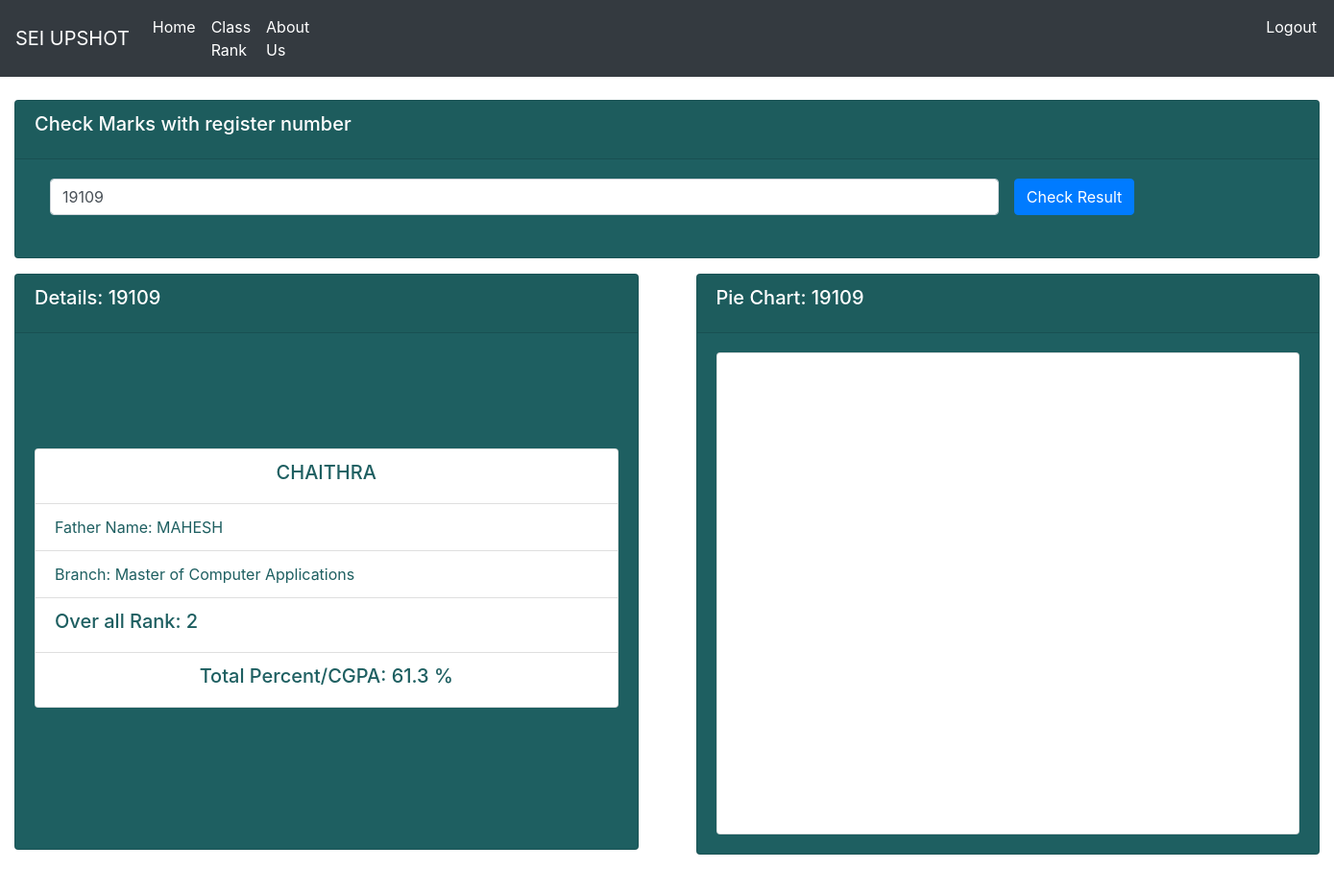
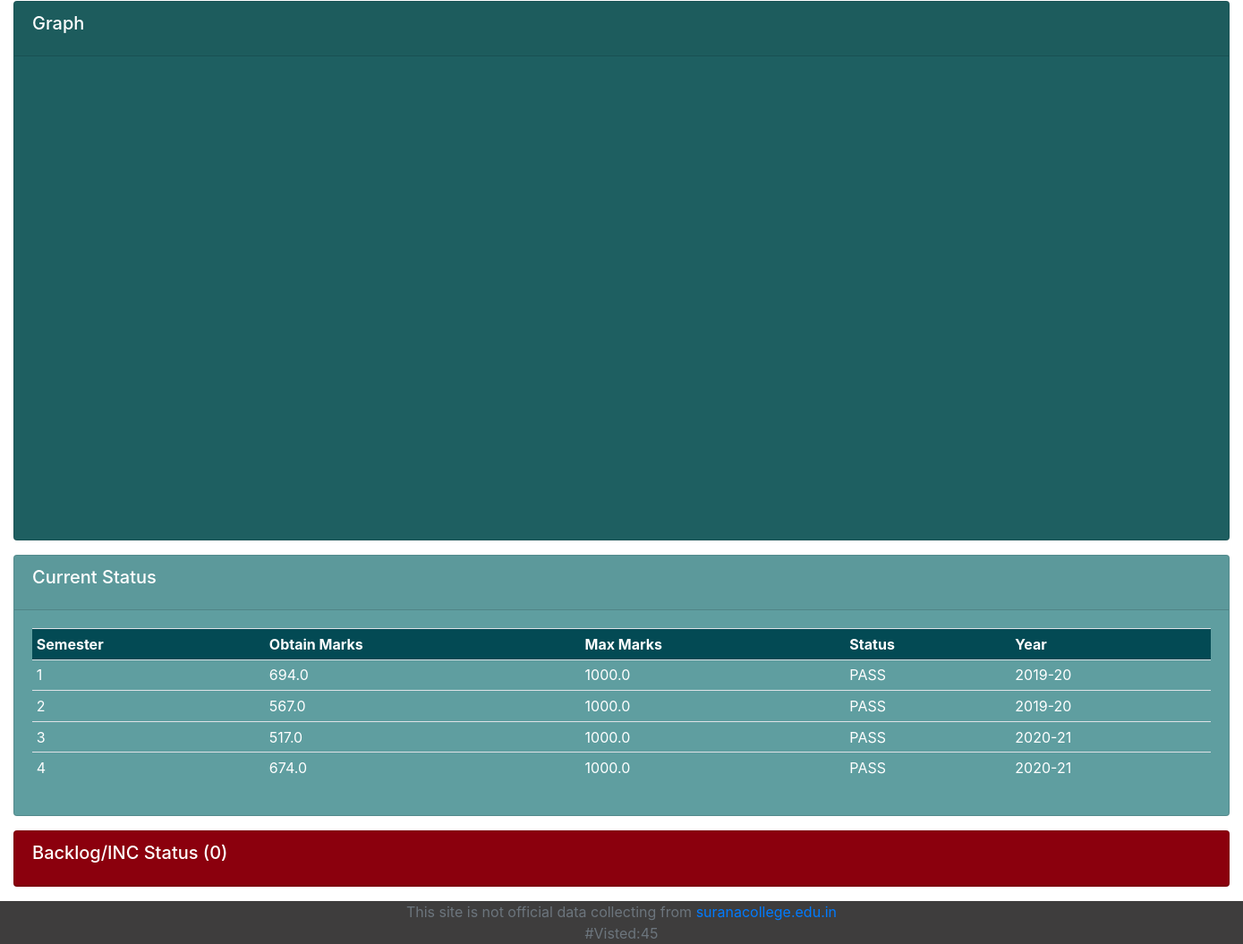
Page /fullResult/19109 on the committed database (2 pictures, top to bottom).
### resultApp/models.py (models this page shows, shortened)
class Student(models.Model):
	roll=models.CharField(max_length=20,primary_key=True)
	name=models.CharField(max_length=30)
	fname=models.CharField(max_length=30)
	course=models.CharField(max_length=30)

class Marks(models.Model):
	roll=models.CharField(max_length=20)
	semester=models.CharField(max_length=20)
	year_of_result=models.CharField(max_length=20)
	obtain_marks=models.FloatField(default=0)
	total_marks=models.FloatField(default=10.0)
	status=models.CharField(max_length=20)
	carry_over_status=models.IntegerField()
	dinank=models.DateTimeField(default=timezone.now)
	def __str__(self):
		return self.roll
	class Meta:
		unique_together = ('roll', 'semester',)

### resultApp/views.py (the view, shortened to what this page needs)
# urls.py: path('fullResult', views.fullResult ,name='fullResult') ,
def fullResult(request, rolln=''):
	msg=''
	studentDetail = ''
	pieData = ''
	rollOrName = ''
	lineData= []
	rank='NA'
	if request.method=='POST' or rolln!='':
		if rolln!='':
			rollOrName = rolln
		else:rollOrName=request.POST.get('rollOrName','')
		try:
			studentDetail=  Student.objects.get(roll=rollOrName)
			if len(rollOrName)==6:
				batch = int(rollOrName[0:2])-1
				branch = int(rollOrName[3])
			else:
				batch = int(rollOrName[0:2])
				branch = int(rollOrName[2])
			allMrakWithRankSorted = getOverAllRank(batch,branch)
			for idx,vlu in enumerate(allMrakWithRankSorted):
				if vlu[0]==rollOrName:rank = idx+1
		except:
			msg="Student {} not exist".format(rollOrName)
		pieData = getAllMarks(rollOrName)
		flag=1
		try:
			allSem = Marks.objects.filter(roll=rollOrName)
			percent = 0
			year = '2019'
			for i in allSem:
				if rollOrName not in rollNoGenerator( int(year[2::]))  :
					percent+=i.obtain_marks
				else:
					percent += i.obtain_marks/i.total_marks
					flag=0
					print("--------------------")
				if len(i.semester)==1 and rollOrName  in rollNoGenerator(int(year[2::])-4):
					lineData.append({'y':i.obtain_marks*2,'label': "* Semester "+i.semester})
				else:
					lineData.append({'y':i.obtain_marks,'label': "Semester "+i.semester})
			percent /=len(allSem)
			print('--->',percent)
			if flag:
				percent = str(round(percent*10/100,2))+'%'
			else:
				percent = str(round(percent*100,2) )+' %'
			print('percent',percent)
		except:
			print("Except2")
		try:
			backlogData = Carryover.objects.filter(roll=rollOrName)
		except:
			print("Except3")
		print('hekkko',allSem)
	context = {
		'percent':percent,
		'msg':msg,
		'studentDetail':studentDetail,
		'pieData':pieData,
		'allSem':allSem,
		'backlogData':backlogData,
		'totalBackLog':'('+str(len(backlogData))+')',
		'visit':countVisitor(),
		'lineData':lineData,
		'rank':rank
	}
	return render(request,'fullResult.html',context)

### resultApp/views.py (called while the page is built)
def countVisitor():
	visitUpdate = Visitor(count=1)
	visitUpdate.save()
	return Visitor.objects.all().count()

def rollNoGenerator(year):
	year=str(year)
	lateral_code='8'
	course_code=['1','2','3']
	linear=62
	lateral=12
	def rollconvert(param):
		if param<10:k='0'+str(param)
		else:k=str(param)
		return str(k)
	roll=[]
	for h in course_code:
		for i in range(1,linear+1):roll.append(year+h+rollconvert(i))
		year=str(int(year)+1)
		for i in range(1,lateral+1):roll.append(year+lateral_code+h+rollconvert(i))
		year=str(int(year)-1)
	return roll

def getAllMarks(roll):
	print(roll)
	allSemMarks = Marks.objects.filter(roll=roll)
	pieData = []
	for i in allSemMarks:
		pieData.append({ 'y': i.obtain_marks, 'name': 'Semester('+i.semester+')' })
		print('sjs',i.obtain_marks)
	return pieData

def getOverAllRank(batch,branch):
	allRoll = rollNoGenerator(batch)[(branch-1)*74 :branch*74]
	DataBase = Marks.objects.filter(roll__in=allRoll)
	allMark= dfd(list)
	for i in DataBase:
		allMark[i.roll].append(round(i.obtain_marks/i.total_marks,3))
	allMrakWithRank= dfd(float)
	for i in allMark:
		allMrakWithRank[i]= round(sum(allMark[i])/len(allMark[i]),5)
	allMrakWithRankSorted = sorted(allMrakWithRank.items(), key= lambda x :x[1], reverse=True)
	return allMrakWithRankSorted

### resultApp/templates/fullResult.html (shortened to what this page needs)
{%    extends 'main.html'    %}
{%  block content  %}
<div class="row">
	<div class="col">
		<div class="col-md">
			<div class="card text-cetnter text-white mb-3" id="orders-delivered" style="background: #1e5f61;">
				<div class="card-header">
					<h5  class="card-title">Check Marks with register number </h5>
				</div>
				<div class="card-body" >
				<form class="form-inline" method="post" action="../fullResult">
				  <div class="form-group mx-sm-3 mb-2" style="width: 75%">
				    <input type="number" class="form-control" value='{{studentDetail.roll}}' id="inputPassword2" name="rollOrName" placeholder="Enter the register number....!" style="width: 100%">
				  </div>
				  <button type="submit" class="btn btn-primary mb-2">Check Result</button>
				</form>
				</div>
			</div>
		</div>
	</div>
</div>
<div class="row">
	<div class="col">
		<div class="col-md">
			<div class="card text-cetnter text-white mb-3" id="orders-delivered" style="background: #1e5f61;height: 600px">
				<div class="card-header">
					<h5  class="card-title">Details: {{studentDetail.roll}}</h5>
				</div>
				<div class="card-body" >
				<div class="card" style="width: 100%; margin-top: 100px">
				  <ul class="list-group list-group-flush" style="color:#1e5f61">
				    <li class="list-group-item"><h5 style="text-align: center;">{{studentDetail.name}}</h5></li>
				    <li class="list-group-item">Father Name: {{studentDetail.fname}}</li>
				    <li class="list-group-item">Branch: {{studentDetail.course}}</li>
				    <li class="list-group-item"><h5 >Over all Rank: {{rank}}</h5></li>
				    <li class="list-group-item"><h5 style="text-align: center;">Total Percent/CGPA: {{percent}}</h5></li>
				  </ul>
				</div>
				</div>
			</div>
		</div>
	</div>
	<div class="col">
		<div class="col-md-12">
			<div class="card text-cetnter text-white mb-3" id="orders-delivered" style="background: #1e5f61;">
				<div class="card-header">
					<h5  class="card-title">Pie Chart: {{studentDetail.roll}}</h5>
				</div>
				<div class="card-body" >
				<div class="card" style="width: 100%;">
				  {% include 'totalPie.html'  %}
				</div>
			</div>
		</div>
	</div>
</div>
</div>
<div class="row">
	<div class="col">
		<div class="col-md">
			<div class="card text-cetnter text-white mb-3" id="orders-delivered" style="background: #1e5f61;">
				<div class="card-header">
					<h5  class="card-title">Graph</h5>
				</div>
				<div class="card-body"  >
					{%  include 'lineGraph.html' %}
				</div>
				</div>
			</div>
		</div>
	</div>
<div class="row" >
	<div class="col">
		<div class="col-md">
			<div class="card text-cetnter text-white mb-3" id="orders-pending" style="background: cadetblue;cursor: pointer;">
				<div class="card-header" >
					<h5  class="card-title">Current Status</h5>
				</div>
				<div class="card-body" id="myDIV" >
					<table class="table table-sm">
						<tr class="table" style="background: #034a54">
							<th>Semester</th>
							<th>Obtain Marks</th>
							<th>Max Marks</th>
							<th>Status</th>
							<th>Year</th>
						</tr>
						{% for i in allSem %}
						<tr>
							<td>{{ i.semester }}</td>
							<td>{{ i.obtain_marks }}</td>
							<td>{{ i.total_marks }}</td>
							<td>{{ i.status }}</td>
							<td>{{ i.year_of_result }}</td>
						</tr>
						{% endfor %}
					</table>
				</div>
			</div>
		</div>
	</div>
</div>
<div class="row" >
	<div class="col">
		<div class="col-md">
			<div class="card text-cetnter text-white mb-3" id="orders-pending" style="background: #90000e;cursor: pointer;">
				<div class="card-header" onclick= "document.getElementById('myDIV1').style.display = 'block';">
					<h5  class="card-title">Backlog/INC Status {{totalBackLog}}</h5>
				</div>
			</div>
		</div>
	</div>
</div>
{% endblock  %}

### rows in the picture
Student: rollOrName "19109", roll "19109", name "CHAITHRA", fname "MAHESH", course "Master of Computer Applications"
Marks: semester "1", obtain_marks "694.0", total_marks "1000.0", status "PASS", year_of_result "2019-20"
Marks: semester "2", obtain_marks "567.0", total_marks "1000.0", status "PASS", year_of_result "2019-20"
Marks: semester "3", obtain_marks "517.0", total_marks "1000.0", status "PASS", year_of_result "2020-21"
Marks: semester "4", obtain_marks "674.0", total_marks "1000.0", status "PASS", year_of_result "2020-21"

### other values in the picture
{{ rank }} "2"
{{ percent }} "61.3 %"
{{ totalBackLog }} "(0)"
{{ visit }} "45"
